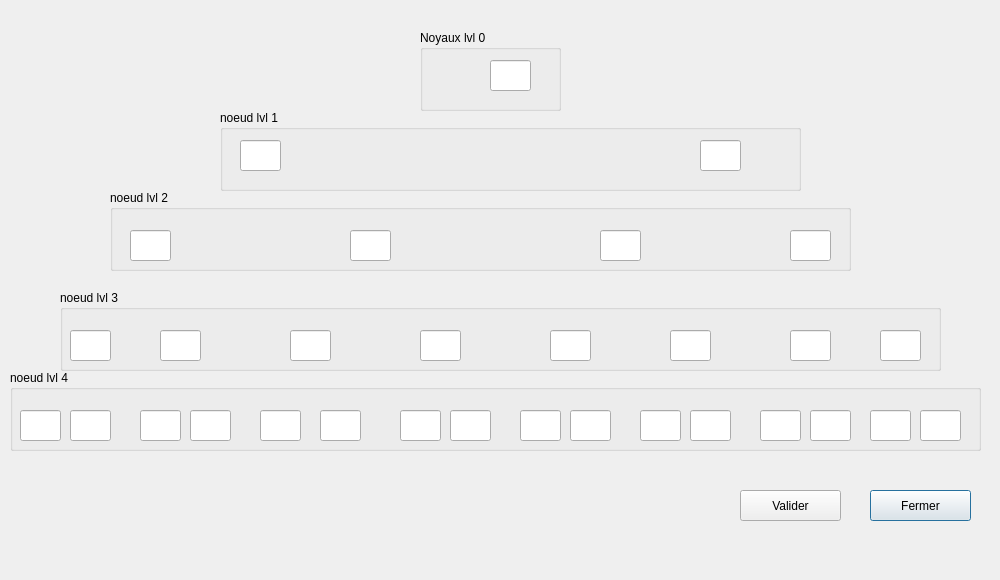
<?xml version="1.0" encoding="UTF-8"?>
<ui version="4.0">
 <class>CreateBigTree</class>
 <widget class="QDialog" name="CreateBigTree">
  <property name="geometry">
   <rect>
    <x>0</x>
    <y>0</y>
    <width>1000</width>
    <height>580</height>
   </rect>
  </property>
  <property name="maximumSize">
   <size>
    <width>1000</width>
    <height>895</height>
   </size>
  </property>
  <property name="windowTitle">
   <string>Big Tree</string>
  </property>
  <widget class="QPushButton" name="closeBnt">
   <property name="geometry">
    <rect>
     <x>870</x>
     <y>490</y>
     <width>101</width>
     <height>31</height>
    </rect>
   </property>
   <property name="text">
    <string>Fermer</string>
   </property>
  </widget>
  <widget class="QGroupBox" name="groupBox">
   <property name="geometry">
    <rect>
     <x>420</x>
     <y>30</y>
     <width>141</width>
     <height>81</height>
    </rect>
   </property>
   <property name="title">
    <string>Noyaux lvl 0</string>
   </property>
   <widget class="QLineEdit" name="noyauEdit">
    <property name="geometry">
     <rect>
      <x>70</x>
      <y>30</y>
      <width>41</width>
      <height>31</height>
     </rect>
    </property>
   </widget>
  </widget>
  <widget class="QGroupBox" name="groupBox_2">
   <property name="geometry">
    <rect>
     <x>220</x>
     <y>110</y>
     <width>581</width>
     <height>81</height>
    </rect>
   </property>
   <property name="title">
    <string>noeud lvl 1</string>
   </property>
   <widget class="QLineEdit" name="nGlvl1">
    <property name="geometry">
     <rect>
      <x>20</x>
      <y>30</y>
      <width>41</width>
      <height>31</height>
     </rect>
    </property>
   </widget>
   <widget class="QLineEdit" name="nDlvl1">
    <property name="geometry">
     <rect>
      <x>480</x>
      <y>30</y>
      <width>41</width>
      <height>31</height>
     </rect>
    </property>
   </widget>
  </widget>
  <widget class="QGroupBox" name="groupBox_4">
   <property name="geometry">
    <rect>
     <x>60</x>
     <y>290</y>
     <width>881</width>
     <height>81</height>
    </rect>
   </property>
   <property name="title">
    <string>noeud lvl 3</string>
   </property>
   <widget class="QLineEdit" name="lineEdit_8">
    <property name="geometry">
     <rect>
      <x>10</x>
      <y>40</y>
      <width>41</width>
      <height>31</height>
     </rect>
    </property>
   </widget>
   <widget class="QLineEdit" name="lineEdit_9">
    <property name="geometry">
     <rect>
      <x>100</x>
      <y>40</y>
      <width>41</width>
      <height>31</height>
     </rect>
    </property>
   </widget>
   <widget class="QLineEdit" name="lineEdit_10">
    <property name="geometry">
     <rect>
      <x>230</x>
      <y>40</y>
      <width>41</width>
      <height>31</height>
     </rect>
    </property>
   </widget>
   <widget class="QLineEdit" name="lineEdit_11">
    <property name="geometry">
     <rect>
      <x>360</x>
      <y>40</y>
      <width>41</width>
      <height>31</height>
     </rect>
    </property>
   </widget>
   <widget class="QLineEdit" name="lineEdit_12">
    <property name="geometry">
     <rect>
      <x>490</x>
      <y>40</y>
      <width>41</width>
      <height>31</height>
     </rect>
    </property>
   </widget>
   <widget class="QLineEdit" name="lineEdit_13">
    <property name="geometry">
     <rect>
      <x>610</x>
      <y>40</y>
      <width>41</width>
      <height>31</height>
     </rect>
    </property>
   </widget>
   <widget class="QLineEdit" name="lineEdit_14">
    <property name="geometry">
     <rect>
      <x>730</x>
      <y>40</y>
      <width>41</width>
      <height>31</height>
     </rect>
    </property>
   </widget>
   <widget class="QLineEdit" name="lineEdit_15">
    <property name="geometry">
     <rect>
      <x>820</x>
      <y>40</y>
      <width>41</width>
      <height>31</height>
     </rect>
    </property>
   </widget>
  </widget>
  <widget class="QGroupBox" name="groupBox_3">
   <property name="geometry">
    <rect>
     <x>110</x>
     <y>190</y>
     <width>741</width>
     <height>81</height>
    </rect>
   </property>
   <property name="title">
    <string>noeud lvl 2</string>
   </property>
   <widget class="QLineEdit" name="lineEdit_4">
    <property name="geometry">
     <rect>
      <x>20</x>
      <y>40</y>
      <width>41</width>
      <height>31</height>
     </rect>
    </property>
   </widget>
   <widget class="QLineEdit" name="lineEdit_5">
    <property name="geometry">
     <rect>
      <x>240</x>
      <y>40</y>
      <width>41</width>
      <height>31</height>
     </rect>
    </property>
   </widget>
   <widget class="QLineEdit" name="lineEdit_6">
    <property name="geometry">
     <rect>
      <x>490</x>
      <y>40</y>
      <width>41</width>
      <height>31</height>
     </rect>
    </property>
   </widget>
   <widget class="QLineEdit" name="lineEdit_7">
    <property name="geometry">
     <rect>
      <x>680</x>
      <y>40</y>
      <width>41</width>
      <height>31</height>
     </rect>
    </property>
   </widget>
  </widget>
  <widget class="QGroupBox" name="groupBox_5">
   <property name="geometry">
    <rect>
     <x>10</x>
     <y>370</y>
     <width>971</width>
     <height>81</height>
    </rect>
   </property>
   <property name="title">
    <string>noeud lvl 4</string>
   </property>
   <widget class="QLineEdit" name="lineEdit_16">
    <property name="geometry">
     <rect>
      <x>10</x>
      <y>40</y>
      <width>41</width>
      <height>31</height>
     </rect>
    </property>
   </widget>
   <widget class="QLineEdit" name="lineEdit_17">
    <property name="geometry">
     <rect>
      <x>60</x>
      <y>40</y>
      <width>41</width>
      <height>31</height>
     </rect>
    </property>
   </widget>
   <widget class="QLineEdit" name="lineEdit_18">
    <property name="geometry">
     <rect>
      <x>130</x>
      <y>40</y>
      <width>41</width>
      <height>31</height>
     </rect>
    </property>
   </widget>
   <widget class="QLineEdit" name="lineEdit_19">
    <property name="geometry">
     <rect>
      <x>180</x>
      <y>40</y>
      <width>41</width>
      <height>31</height>
     </rect>
    </property>
   </widget>
   <widget class="QLineEdit" name="lineEdit_20">
    <property name="geometry">
     <rect>
      <x>250</x>
      <y>40</y>
      <width>41</width>
      <height>31</height>
     </rect>
    </property>
   </widget>
   <widget class="QLineEdit" name="lineEdit_21">
    <property name="geometry">
     <rect>
      <x>310</x>
      <y>40</y>
      <width>41</width>
      <height>31</height>
     </rect>
    </property>
   </widget>
   <widget class="QLineEdit" name="lineEdit_22">
    <property name="geometry">
     <rect>
      <x>390</x>
      <y>40</y>
      <width>41</width>
      <height>31</height>
     </rect>
    </property>
   </widget>
   <widget class="QLineEdit" name="lineEdit_23">
    <property name="geometry">
     <rect>
      <x>440</x>
      <y>40</y>
      <width>41</width>
      <height>31</height>
     </rect>
    </property>
   </widget>
   <widget class="QLineEdit" name="lineEdit_24">
    <property name="geometry">
     <rect>
      <x>510</x>
      <y>40</y>
      <width>41</width>
      <height>31</height>
     </rect>
    </property>
   </widget>
   <widget class="QLineEdit" name="lineEdit_25">
    <property name="geometry">
     <rect>
      <x>560</x>
      <y>40</y>
      <width>41</width>
      <height>31</height>
     </rect>
    </property>
   </widget>
   <widget class="QLineEdit" name="lineEdit_26">
    <property name="geometry">
     <rect>
      <x>630</x>
      <y>40</y>
      <width>41</width>
      <height>31</height>
     </rect>
    </property>
   </widget>
   <widget class="QLineEdit" name="lineEdit_27">
    <property name="geometry">
     <rect>
      <x>680</x>
      <y>40</y>
      <width>41</width>
      <height>31</height>
     </rect>
    </property>
   </widget>
   <widget class="QLineEdit" name="lineEdit_28">
    <property name="geometry">
     <rect>
      <x>750</x>
      <y>40</y>
      <width>41</width>
      <height>31</height>
     </rect>
    </property>
   </widget>
   <widget class="QLineEdit" name="lineEdit_29">
    <property name="geometry">
     <rect>
      <x>800</x>
      <y>40</y>
      <width>41</width>
      <height>31</height>
     </rect>
    </property>
   </widget>
   <widget class="QLineEdit" name="lineEdit_30">
    <property name="geometry">
     <rect>
      <x>860</x>
      <y>40</y>
      <width>41</width>
      <height>31</height>
     </rect>
    </property>
   </widget>
   <widget class="QLineEdit" name="lineEdit_31">
    <property name="geometry">
     <rect>
      <x>910</x>
      <y>40</y>
      <width>41</width>
      <height>31</height>
     </rect>
    </property>
   </widget>
  </widget>
  <widget class="QPushButton" name="createBtree">
   <property name="geometry">
    <rect>
     <x>740</x>
     <y>490</y>
     <width>101</width>
     <height>31</height>
    </rect>
   </property>
   <property name="text">
    <string>Valider</string>
   </property>
  </widget>
 </widget>
 <resources/>
 <connections/>
</ui>
